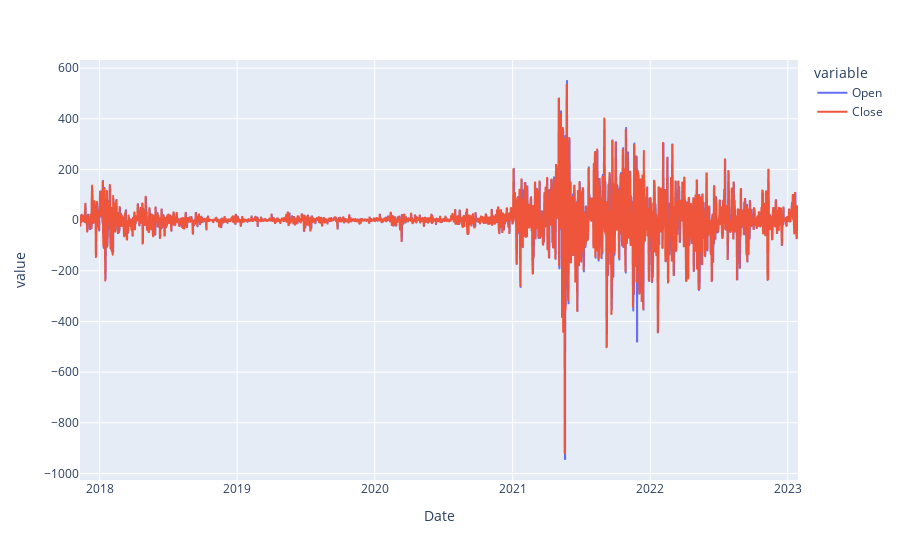

The cell this chart's notebook holds for it:
### Code cell
px.line(df, x='Date', y=['Open','Close'])

### Figure 1 — Plotly figure (JSON) as saved in the notebook; plotly's stock layout.template omitted (floating-point values rounded to 4 significant figures; data arrays with more than 128 entries replaced by an {"elided": "..."} marker saying what was removed)
{"data": [{"hovertemplate": "variable=Open<br>Date=%{x}<br>value=%{y}<extra></extra>", "legendgroup": "Open", "line": {"color": "#636efa", "dash": "solid"}, "marker": {"symbol": "circle"}, "mode": "lines", "name": "Open", "showlegend": true, "type": "scattergl", "x": {"elided": "1906 str values"}, "xaxis": "x", "y": {"elided": "1906 float values"}, "yaxis": "y"}, {"hovertemplate": "variable=Close<br>Date=%{x}<br>value=%{y}<extra></extra>", "legendgroup": "Close", "line": {"color": "#EF553B", "dash": "solid"}, "marker": {"symbol": "circle"}, "mode": "lines", "name": "Close", "showlegend": true, "type": "scattergl", "x": {"elided": "1906 str values"}, "xaxis": "x", "y": {"elided": "1906 float values"}, "yaxis": "y"}], "layout": {"legend": {"title": {"text": "variable"}, "tracegroupgap": 0}, "margin": {"t": 60}, "xaxis": {"anchor": "y", "domain": [0, 1], "title": {"text": "Date"}}, "yaxis": {"anchor": "x", "domain": [0, 1], "title": {"text": "value"}}}}
